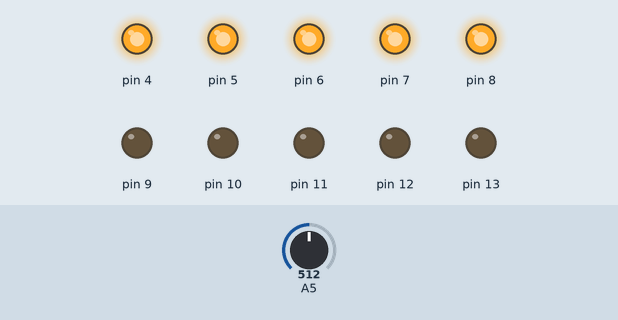
The sketch below on a simulated Arduino Uno, built with avr-gcc and run on an emulated ATmega328P. On the bench: output pins drawn as LEDs (lit = HIGH). The test bench sets the inputs (shaded band); at power-on: A5 = 512.

Above: at 1.2 s.
1.3 s: A5 set to 602
2.8 s: A5 set to 625
At 4.0 s:
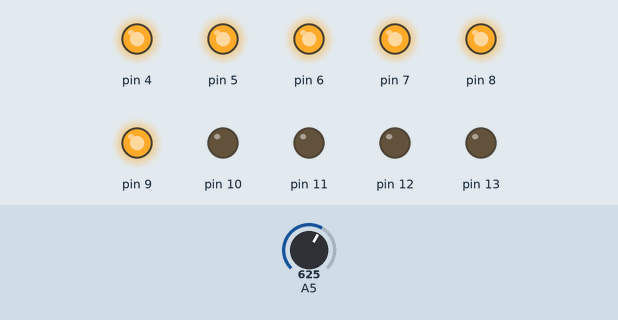
4.3 s: A5 set to 511
At 5.1 s:
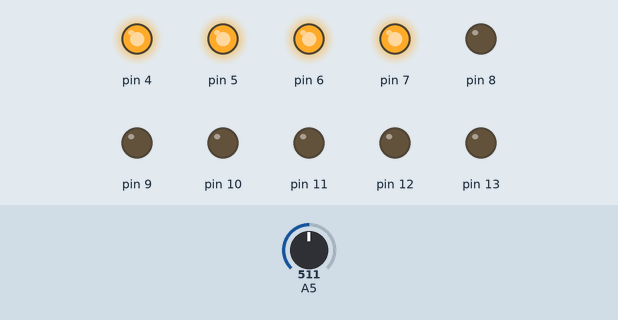
5.8 s: A5 set to 421
7.3 s: A5 set to 391
At 8.5 s:
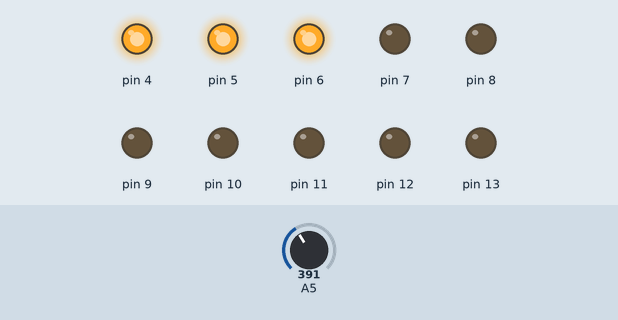
8.8 s: A5 set to 716
At 9.8 s:
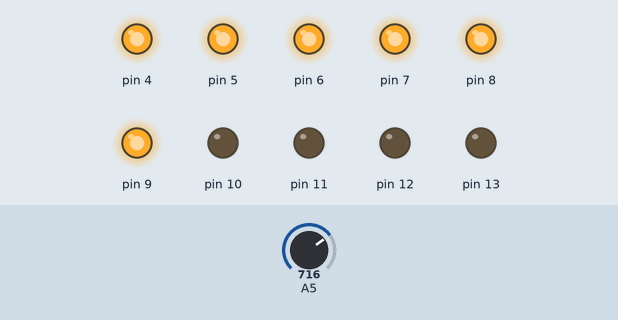
Timing chart, 0 to 11.3 s (numbered marks = the images above; inputs shaded):
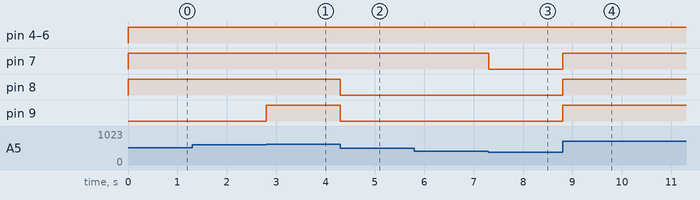

The sketch:

ch10_challenge2_tinkercad.ino
```cpp
void setup() {
pinMode(A5, INPUT);
pinMode(4, OUTPUT);
pinMode(5, OUTPUT);
pinMode(6, OUTPUT);
pinMode(7, OUTPUT);
pinMode(8, OUTPUT);
pinMode(9, OUTPUT);
pinMode(10, OUTPUT);
pinMode(11, OUTPUT);
pinMode(12, OUTPUT);
pinMode(13, OUTPUT);
Serial.begin(9600);
}
void loop() {
  int x = analogRead(A5);
  int y=map(x,0,1023,0,10);
  for (int i=10; i>y; i--)
  {
    digitalWrite(i+3,LOW);
  }
  for (int i=0; i<y; i++)
  {
    digitalWrite(i+4,HIGH);
  }
  delay(5);
}
```

Measured:
- the behaviour switches between 613 and 614 on A5 (found by bisection; images 0 and 1)
- the behaviour switches between 410 and 409 on A5 (found by bisection; images 2 and 3)
- after the input at 1.3 s, every drawn part: stays the same
- after the input at 2.8 s, pin 9: LOW → HIGH at once
- after the input at 4.3 s, pin 8, pin 9: HIGH → LOW at once
- after the input at 5.8 s, every drawn part: stays the same
- after the input at 7.3 s, pin 7: HIGH → LOW at once
- after the input at 8.8 s, pin 7–9: LOW → HIGH at once
